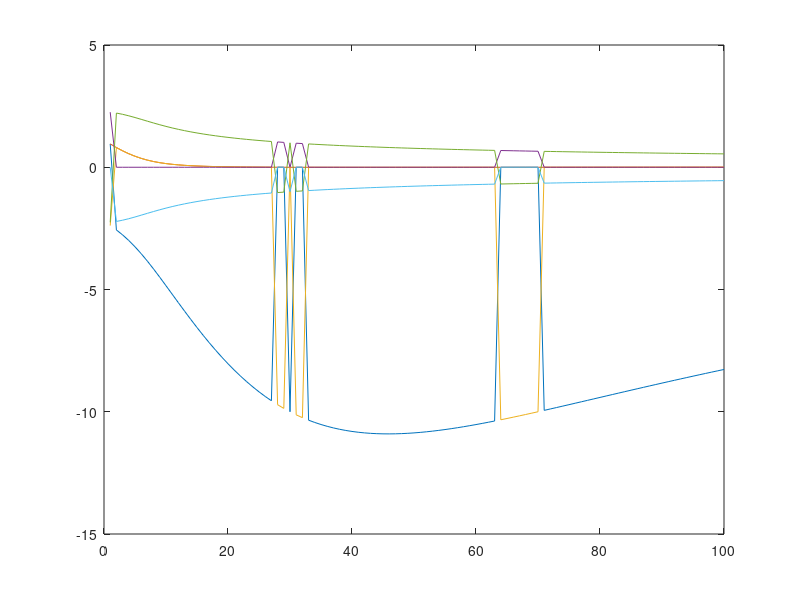

This figure's MATLAB source:

for i=1:100

l=1;
v=10;
m=3;

a=i/100*l;
b=l-a;
k=0.3*m;
rsq=0.21*l*l;
I=m*rsq;

M=m*(a^2+rsq)/l^2;
C=m*(a*b-rsq)*v/l^3;
A=1/l;
Kd=k;
Bd=0;
Kk=-C*v;
Bk=-A*v;

AA=[M 0 0; 0 1 0; 0 0 1];
BB=[C Kd Kk; -1 0 0; -A -Bd -Bk];

lam(:,i)=eig(-AA\BB);

end


plot(1:100,real(lam),1:100,imag(lam));








